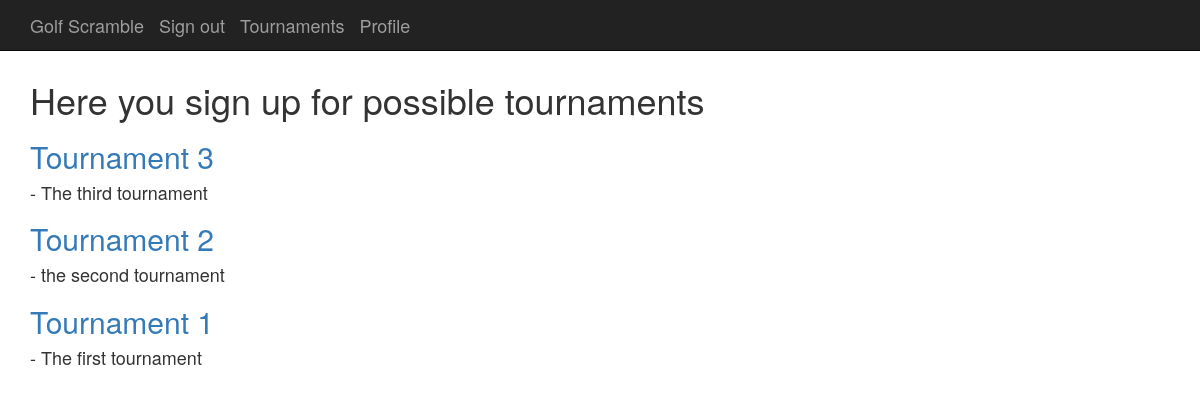
The app's page /tournaments/ (signed in), older data.
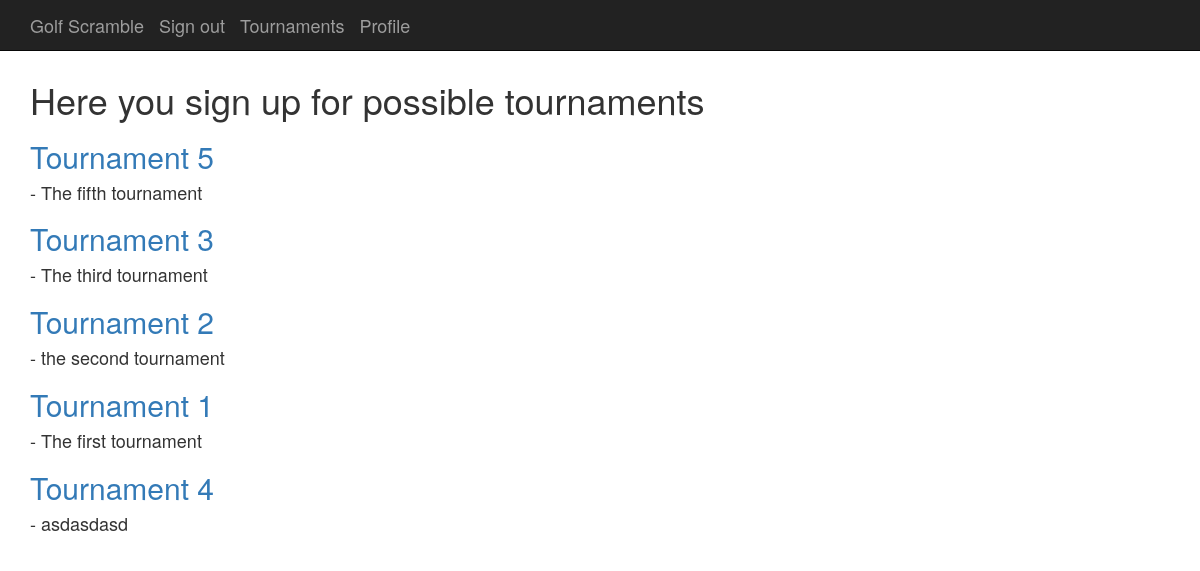
The same page, newer data.
### tournaments/models.py (models this page shows, shortened)
class Tournament(models.Model):
    id = models.AutoField(primary_key=True)
    name = models.CharField(max_length=200)
    description = models.TextField()
    tourn_date = models.DateTimeField(blank=True, default=one_day_hence())

### pages/views.py (the view)
# urls.py: path('tournaments/', TournamentListView.as_view(), name='tournaments'),
class TournamentListView(LoginRequiredMixin, ListView):
    template_name = 'tournaments.html'
    context_object_name = 'tournaments'
    def get_queryset(self):
        return Tournament.objects.all().order_by('-tourn_date')
    def get_context_data(self, **kwargs):
        context = super(TournamentListView, self).get_context_data(**kwargs)
        context['participations'] = Participation.objects.all()
        return context

### templates/tournaments.html
{% extends "base.html" %}
{% block content %}
{% if user.is_authenticated and user.is_staff%}
 <h2> Here you create new tournaments </h2>
    {% comment %}
  {% regroup participations by tournament as o_participations%}
  {% for participation in o_participations %}
      <h3> <a class="article-title" href="{% url 'tournament_detail' participation.grouper.id %}">{{ participation.grouper }} </a></h3>
      {% regroup participation.list by player as player_list %}
      {% for player in player_list %}
        <h4> - {{ player.grouper.first_name }} {{ player.grouper.last_name }}</h4>
      {% endfor %}
  {% endfor %}
  {% endcomment %}
    {% for tournament in tournaments %}
        <h2> <a class="article-title" href="{% url 'tournament_detail' tournament.id %}"> {{ tournament.name }} </a></h2>
        {% comment %}
        {% for participation in participations %}
            {% if tournament.id == participation.tournament.id %}
                <h4> - {{ participation.player.first_name }} {{ participation.player.last_name }}</h4>
            {% endif %}
        {% endfor %}
        {% endcomment %}
    {% endfor %}
{% elif  user.is_authenticated and not user.is_staff %}
    <h1>Here you sign up for possible tournaments</h1>
    {% for tournament in tournaments %}
        <h2><a class="article-title" href="{% url 'tournament_detail' tournament.id %}"> {{ tournament.name }} </a></h2>
        <h4> - {{ tournament.description }}</h4>
    {% endfor %}
{% endif %}
{% endblock %}

### templates/base.html (shortened to what this page needs)
<!DOCTYPE html>
<html>
  <head>
    <link rel="stylesheet" href="http://maxcdn.bootstrapcdn.com/bootstrap/3.3.6/css/bootstrap.min.css">
  </head>
  <body>
    <div class="navbar navbar-default navbar-fixed-top navbar-inverse" role="navigation">
      <div class="container">
        <div class="navbar-header">
          <a class="navbar-brand" href="{% url 'home' %}">Golf Scramble</a>
            {% if user.is_authenticated and user.is_staff%}
                <a class="navbar-brand" href="{% url 'tournaments' %}">Tournaments</a>
                <a class="navbar-brand" href="{% url 'tournament_create' %}">New Tournament</a>
                <a class="navbar-brand" href="{% url 'account_logout' %}">Sign out</a>
                <a class="navbar-brand" href="{% url 'profile' %}">Profile</a>
            {% elif user.is_authenticated %}
                <a class="navbar-brand" href="{% url 'account_logout' %}">Sign out</a>
                <a class="navbar-brand" href="{% url 'tournaments' %}">Tournaments</a>
                <a class="navbar-brand" href="{% url 'profile' %}">Profile</a>
            {% else %}
                <a class="navbar-brand" href="{% url 'account_login' %}">Login</a>
                <a class="navbar-brand" href="{% url 'account_signup' %}">Sign Up</a>
            {% endif %}
        </div>
      </div>
    </div>
    <div class="container">
    {% block content %}
    {% endblock %}
    </div>
  </body>
</html>

### templates/base.html (style rules this page uses)
body { padding-top: 60px; }

Row changes from the older to the newer data that the page shows:
added Tournament: name "Tournament 5", description "The fifth tournament"
added Tournament: name "Tournament 4", description "asdasdasd"
